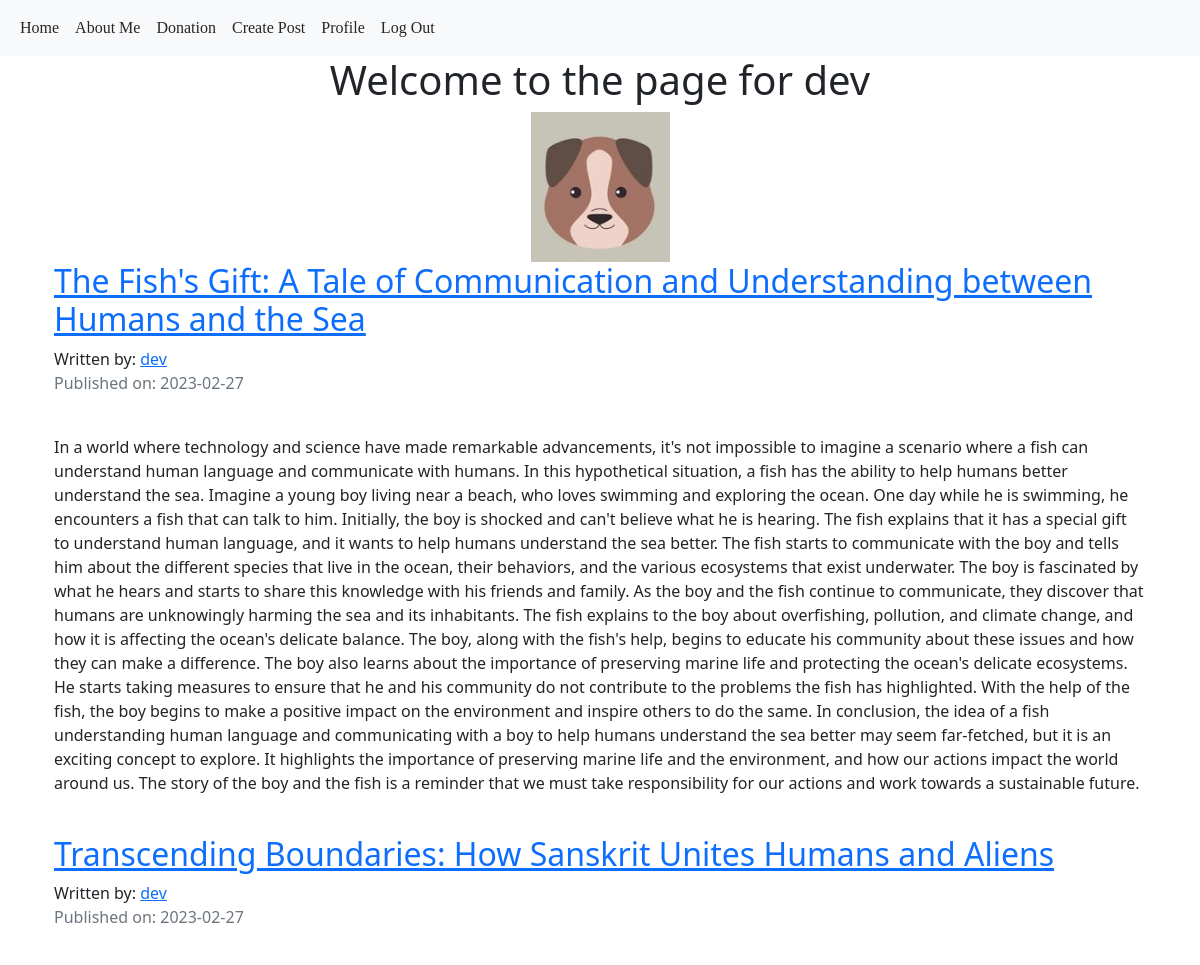
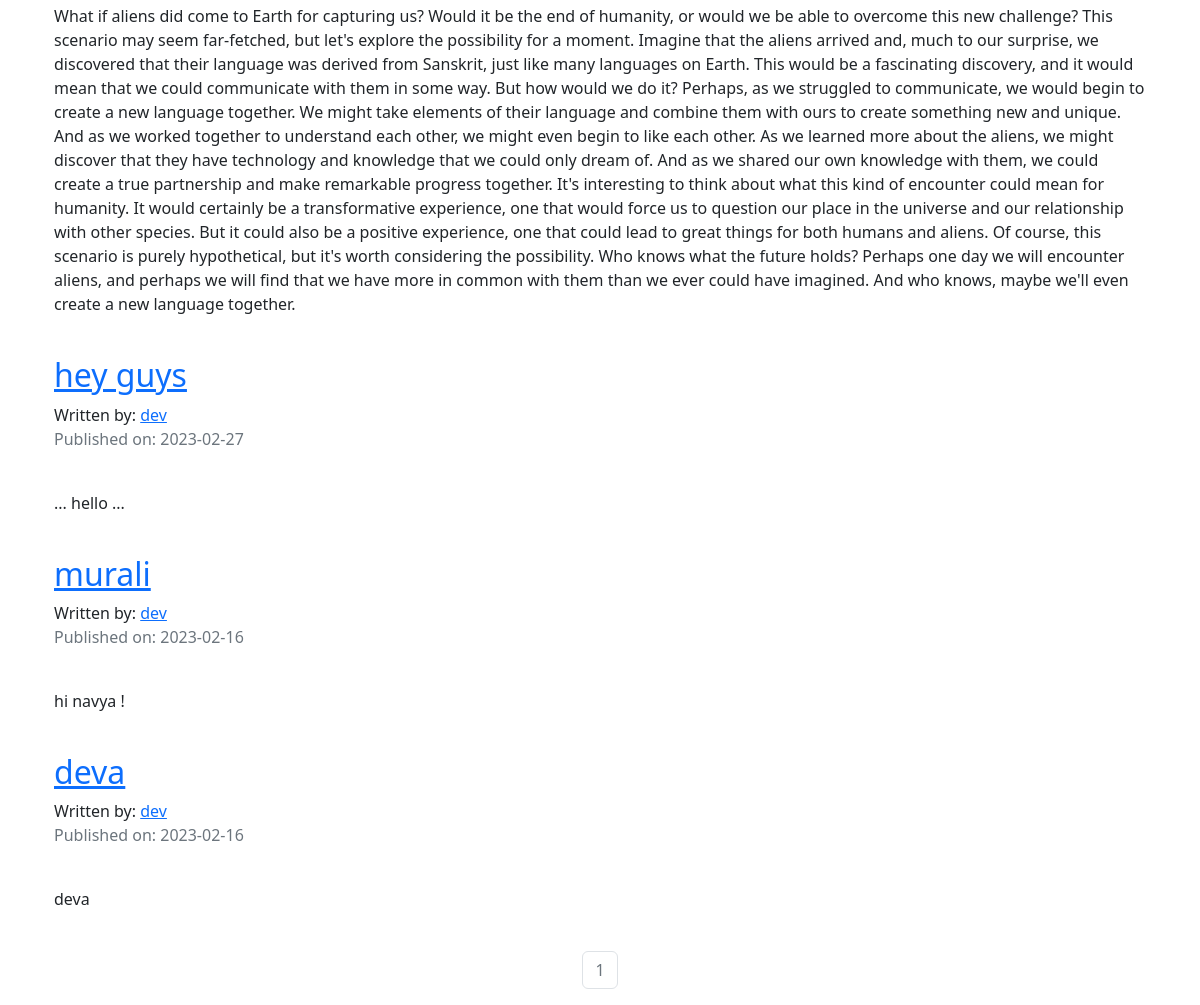
Page /dev (signed in) on the committed database (2 pictures, top to bottom).
### puppycompanyblog/models.py (models this page shows, shortened)
class User(db.Model, UserMixin):
    __tablename__ = 'users'
    id = db.Column(db.Integer, primary_key = True)
    profile_image = db.Column(db.String(20), nullable=False, default='default_profile.png')
    email = db.Column(db.String(64), unique=True, index=True)
    username = db.Column(db.String(64), unique=True, index=True)
    password_hash = db.Column(db.String(128))
    posts = db.relationship('BlogPost', backref='author', lazy=True)

class BlogPost(db.Model):
    users = db.relationship(User)
    id = db.Column(db.Integer, primary_key=True)
    user_id = db.Column(db.Integer, db.ForeignKey('users.id'), nullable=False)
    date = db.Column(db.DateTime, nullable=False, default=datetime.utcnow)
    title = db.Column(db.String(140), nullable=False)
    text = db.Column(db.Text, nullable=False)

### puppycompanyblog/users/views.py (the view)
@users.route("/<username>")
def user_posts(username):
    page = request.args.get('page', 1, type=int)
    user = User.query.filter_by(username=username).first_or_404()
    blog_posts = BlogPost.query.filter_by(author=user).order_by(BlogPost.date.desc()).paginate(page=page, per_page=5)
    return render_template('user_blog_posts.html', blog_posts=blog_posts, user=user)

### puppycompanyblog/models.py (called while the page is built)
@login_manager.user_loader
def load_user(user_id):
    return User.query.get(user_id)

### puppycompanyblog/templates/user_blog_posts.html (shortened to what this page needs)
{% extends "base.html" %}
{% block content %}
<div class="container">
  <div class="jumbotron">
    <div align='center'>
      <h1 >Welcome to the page for {{user.username}}</h1>
      <img align='center' src="{{ url_for('static', filename='profile_pics/' + user.profile_image) }}">
    </div>
  </div>
{% for post in blog_posts.items %}
          <h2><a href="{{ url_for('blog_posts.blog_post', blog_post_id=post.id) }}">{{ post.title }}</a></h2>
          Written by: <a href="{{ url_for('users.user_posts', username=post.author.username) }}">{{ post.author.username }}</a>
          <p class="text-muted">Published on: {{ post.date.strftime('%Y-%m-%d') }}</p>
          <br>
            <p>{{post.text}}</p>
          <br>
{% endfor %}
</div>
<nav aria-label="Page navigation example">
  <ul class="pagination justify-content-center">
    {% for page_num in blog_posts.iter_pages(left_edge=1, right_edge=1, left_current=1, right_current=2) %}
            {% if blog_posts.page == page_num %}
              <li class="page-item disabled">
                <a class="page-link" href="{{ url_for('users.user_posts', username=user.username, page=page_num) }}">{{ page_num }}</a></li>
            {% else %}
              <li class="page-item"><a class="page-link" href="{{ url_for('users.user_posts', username=user.username, page=page_num) }}">{{ page_num }}</a></li>
            {% endif %}
    {% endfor %}
</nav>
{% endblock content %}

### rows in the picture
User: username "dev", profile_image (placeholder picture)
BlogPost: title "The Fish's Gift: A Tale of Communication and Understanding between Humans and the Sea", author.username "dev", date "2023-02-27", text "In a world where technology and science have made remarkable advancements, it's not impossible to imagine a scenario where a fish can understand human language and communicate with humans. In this hypothetical situation, a fish has the ability to help humans better understand the sea. Imagine a young boy living near a beach, who loves swimming and exploring the ocean. One day while he is swimming, he encounters a fish that can talk to him. Initially, the boy is shocked and can't believe what he is hearing. The fish explains that it has a special gift to understand human language, and it wants to help humans understand the sea better. The fish starts to communicate with the boy and tells him…"
BlogPost: title "Transcending Boundaries: How Sanskrit Unites Humans and Aliens", author.username "dev", date "2023-02-27", text "What if aliens did come to Earth for capturing us? Would it be the end of humanity, or would we be able to overcome this new challenge? This scenario may seem far-fetched, but let's explore the possibility for a moment. Imagine that the aliens arrived and, much to our surprise, we discovered that their language was derived from Sanskrit, just like many languages on Earth. This would be a fascinating discovery, and it would mean that we could communicate with them in some way. But how would we do it? Perhaps, as we struggled to communicate, we would begin to create a new language together. We might take elements of their language and combine them with ours to create something new and unique.…"
BlogPost: title "hey guys", author.username "dev", date "2023-02-27", text "... hello ..."
BlogPost: title "murali", author.username "dev", date "2023-02-16", text "hi navya !"
BlogPost: title "deva", author.username "dev", date "2023-02-16", text "deva"

### other values in the picture
{{ page_num }} "1"
